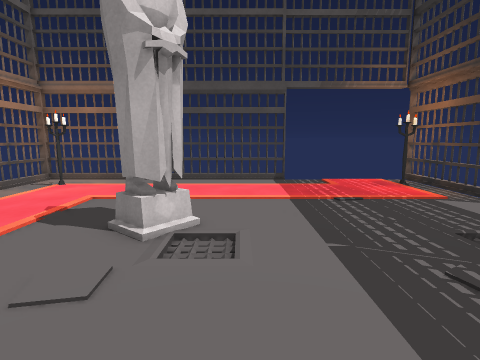
[1] (above)

16 first-person views from a walk through a 3-D level made in the Unity game engine. The camera is 1.3 m above the floor, tilts 8° down and sees 80° across. Doors are open. The floor is counted in squares, 0.5 m on a side. Each view is taken from the middle of a square. On the plan, view 1 faces up. The plan holds only what a view shows up to about 19 squares ahead; the rest is blank.

[2]
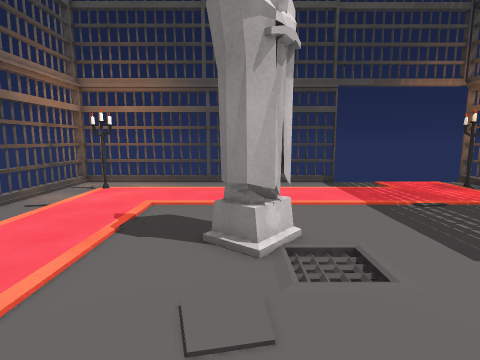

[3]
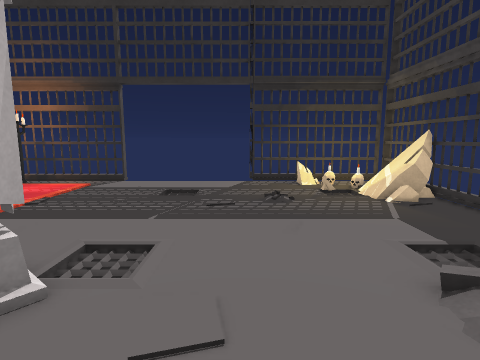

[4]
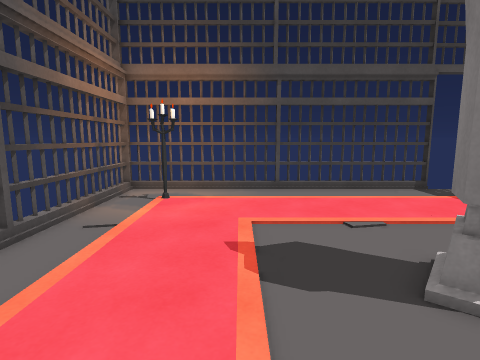

[5]
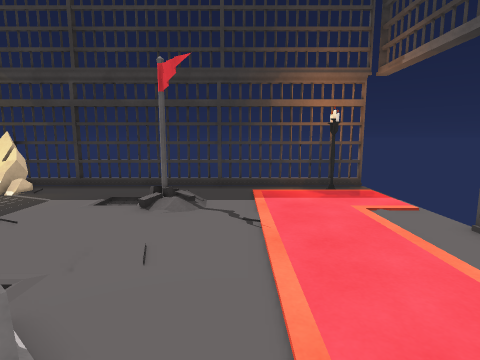

[6]
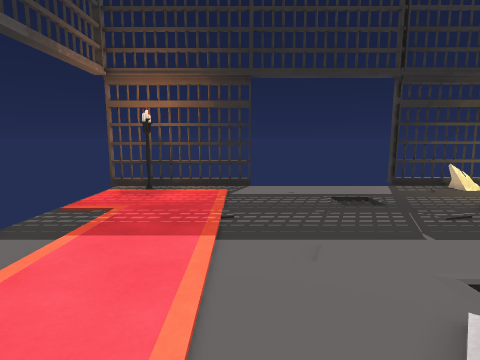

[7]
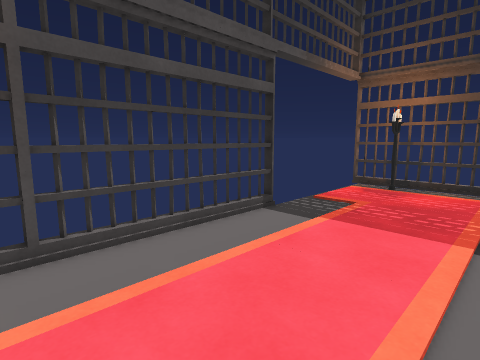

[8]
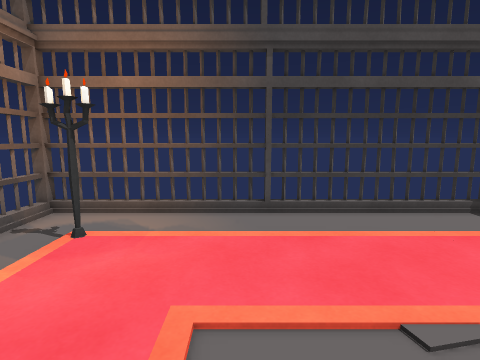

[9]
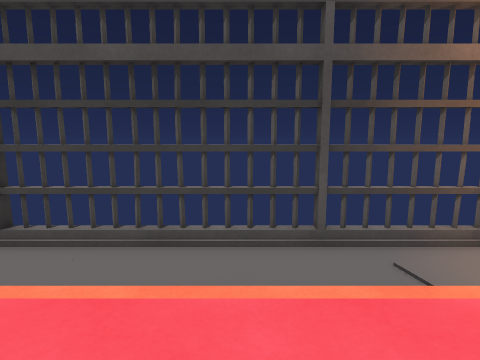

[10]
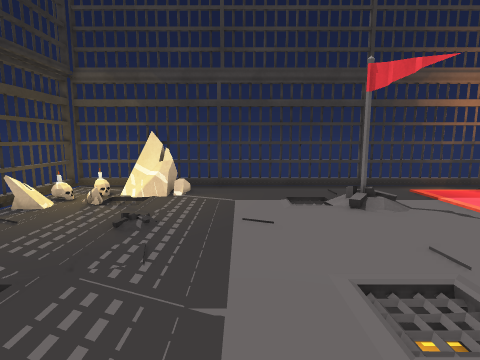

[11]
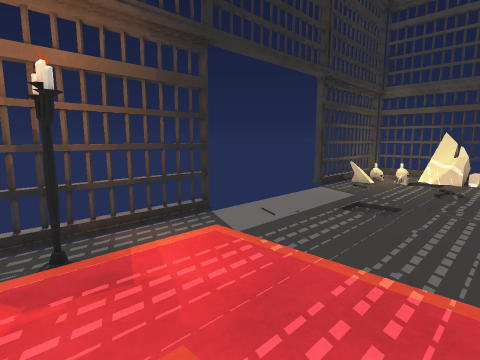

[12]
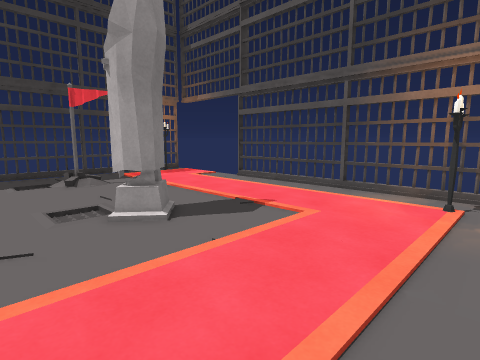

[13]
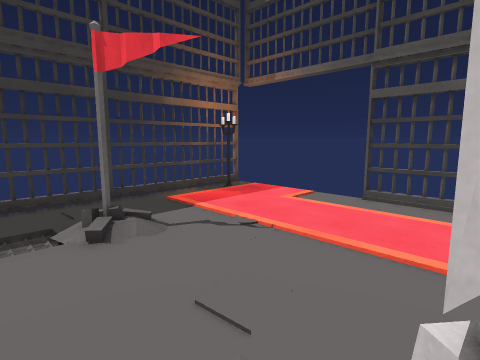

[14]
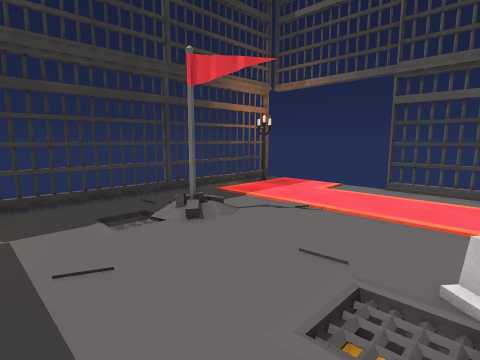

[15]
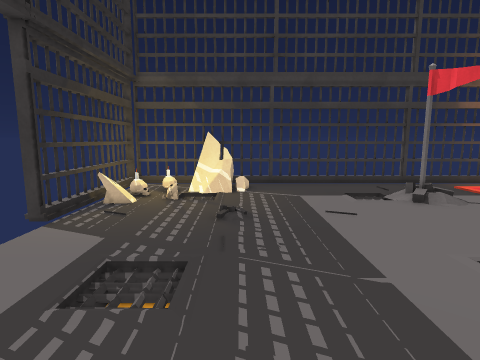

[16]
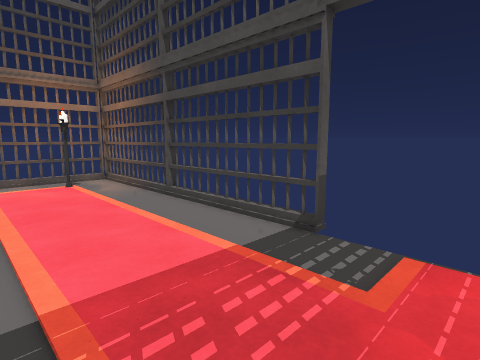

### Floor plan
Key: @ floor where view 1 was taken; # wall or solid block; x gap in a wall; . main floor; : floor 0.25 m higher than the main floor; - floor 0.5 m lower than the main floor; / step, stairs or slope; D open door; = window, fence, low wall or low ledge; S statue; F flag; C carpet; O other object.
Columns run from 13 left of view 1 to 12 right of it. Each row starts with its distance up from view 1.
 20 #       #
 19 #=#=#=###=#=#=##DDDDDDDDD
 18 #.......................#
 17 #.....................####
 16 =..#................... ##
 15 #...-.......-.......-...=#
 14 =.......................##
 13 #.......................=#
 12 =.......................##
 11 #.......................D
 10 #.......................D
  9 #.........SS............D
  8 =.........SS//.....///..D
  7 #...-.....////.....///..D
  6 =..   .....///.....///..D
  5 #..   ..................D
  4 =..   ..................D
  3 D.CCCCC.................##
  2 D..   ..................##
  1 D..   ..................=#
  0 D     ... OF/@.....///.:O#
 -1 D     ...  ///.....///..##
 -2 D     ....////.....//...##
 -3 D #   ............OOO...#
 -4 D.x...............OOO...#
 -5 D###=#=#=#=#=#=#=########

Positions as (right, up) in squares from view 1, and headings:
1: (0, 0), facing up
2: (-3, 1), facing up
3: (-7, 4), facing right
4: (-7, 4), facing up
5: (-6, 11), facing down
6: (-5, 12), facing right
7: (-6, 12), facing up-right
8: (-6, 9), facing up
9: (-6, 9), facing left
10: (2, 11), facing down
11: (3, 18), facing down-right
12: (2, 18), facing down-left
13: (0, 8), facing down-left
14: (3, 8), facing down-left
15: (5, 12), facing down
16: (7, 12), facing up-left
